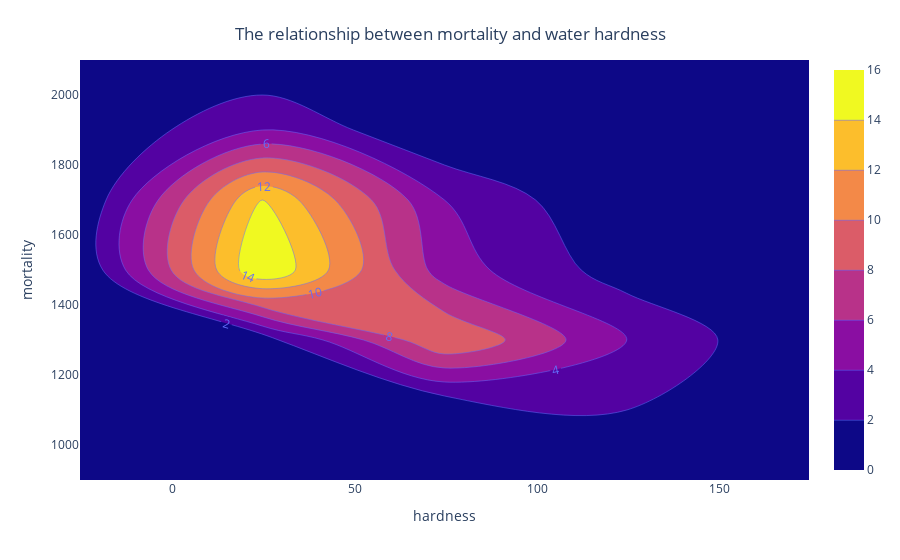

The notebook cell this image was saved under:
### Code cell
# взаимосвязь между смертностью и жёсткостью воды - 2D-контурная гистограмма
fig = go.Figure(go.Histogram2dcontour(x = df['hardness'], y = df['mortality'], colorscale = 'Plasma'))
fig = px.density_contour(df, x='hardness', y='mortality')
fig.update_traces(contours_coloring='fill', contours_showlabels = True)
fig.update_layout(title={'text': 'The relationship between mortality and water hardness', 'y':0.95, 'x':0.5, 
                         'xanchor': 'center', 'yanchor': 'top'})
fig.show()

### Figure 1 — Plotly figure (JSON) as saved in the notebook; plotly's stock layout.template omitted (floating-point values rounded to 4 significant figures)
{"data": [{"contours": {"coloring": "fill", "showlabels": true}, "hovertemplate": "hardness=%{x}<br>mortality=%{y}<br>count=%{z}<extra></extra>", "legendgroup": "", "line": {"color": "#636efa"}, "name": "", "showlegend": false, "type": "histogram2dcontour", "x": [105, 17, 5, 14, 18, 10, 15, 78, 10, 84, 73, 12, 21, 78, 96, 20, 39, 39, 122, 21, 44, 94, 8, 9, 91, 138, 16, 37, 15, 8, 26, 44, 14, 59, 133, 27, 6, 107, 5, 90, 6, 101, 13, 14, 49, 8, 14, 68, 50, 75, 71, 13, 57, 71, 13, 20, 60, 53, 122, 81, 71], "xaxis": "x", "xbingroup": "x", "y": [1247, 1668, 1466, 1800, 1609, 1558, 1807, 1299, 1637, 1359, 1392, 1755, 1519, 1307, 1254, 1491, 1555, 1428, 1318, 1260, 1723, 1379, 1742, 1574, 1569, 1096, 1591, 1402, 1772, 1828, 1704, 1702, 1581, 1309, 1259, 1427, 1724, 1175, 1486, 1456, 1696, 1236, 1711, 1444, 1591, 1987, 1495, 1369, 1257, 1587, 1713, 1557, 1640, 1709, 1625, 1625, 1527, 1627, 1486, 1485, 1378], "yaxis": "y", "ybingroup": "y"}], "layout": {"legend": {"tracegroupgap": 0}, "margin": {"t": 60}, "title": {"text": "The relationship between mortality and water hardness", "x": 0.5, "xanchor": "center", "y": 0.95, "yanchor": "top"}, "xaxis": {"anchor": "y", "domain": [0, 1], "title": {"text": "hardness"}}, "yaxis": {"anchor": "x", "domain": [0, 1], "title": {"text": "mortality"}}}}
